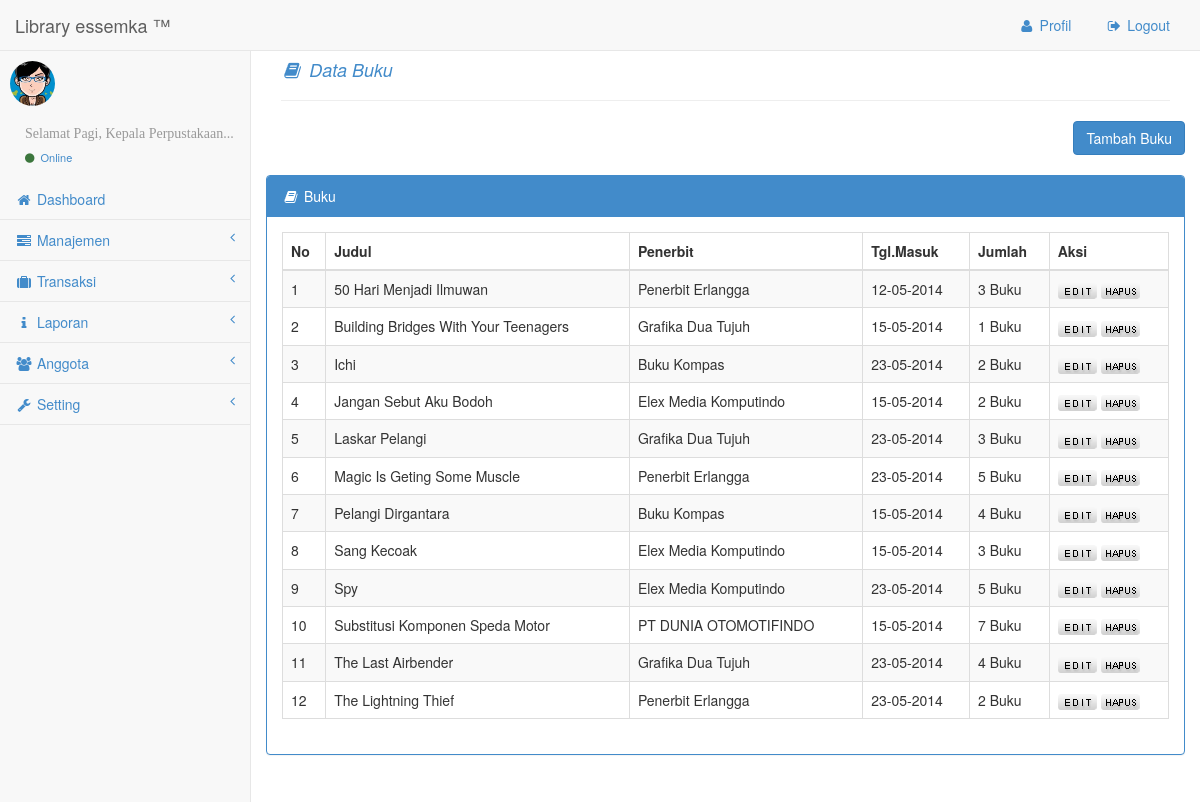
The page /administrator/media.php?module=buku (signed in) on the database its author committed.
### tables this page shows
CREATE TABLE IF NOT EXISTS `buku` (
  `id_buku` int(5) NOT NULL AUTO_INCREMENT,
  `id_kategori` int(5) NOT NULL,
  `id_penerbit` int(5) NOT NULL,
  `judul` varchar(100) NOT NULL,
  `isbn` varchar(25) NOT NULL,
  `jumlah_buku` int(5) NOT NULL,
  `deskripsi` text NOT NULL,
  `penulis` varchar(50) NOT NULL,
  `jumlah_tempo` int(5) NOT NULL,
  `tgl_masuk` varchar(10) NOT NULL,
  `tahun_terbit` varchar(4) NOT NULL,
  `dipinjam` int(5) NOT NULL,
  `gambar` varchar(100) NOT NULL,
  PRIMARY KEY (`id_buku`)
);

CREATE TABLE IF NOT EXISTS `penerbit` (
  `id_penerbit` int(5) NOT NULL AUTO_INCREMENT,
  `nama_penerbit` varchar(50) NOT NULL,
  `alamat` text NOT NULL,
  `email` varchar(20) NOT NULL,
  `aktif` enum('Y','N') NOT NULL DEFAULT 'Y',
  PRIMARY KEY (`id_penerbit`)
);

### administrator/modul/mod_buku/buku.php (the view, shortened to what this page needs)
<?php
 if (empty($_SESSION['username']) AND empty($_SESSION['passuser'])){
  echo "<link href='style.css' rel='stylesheet' type='text/css'>
 <center>Untuk mengakses modul, Anda harus login <br>";
  echo "<a href=../../index.php><b>LOGIN</b></a></center>";
}
else{
$aksi="modul/mod_buku/aksi_buku.php";
switch($_GET[act]){
  default:
   $tampil = mysql_query("SELECT A.id_buku, B.nama_penerbit, A.judul, A.penulis, A.tgl_masuk, A.jumlah_buku FROM buku A, penerbit B WHERE A.id_penerbit=B.id_penerbit ORDER BY A.judul");
    echo "<div class='row'>
 <div class='col-lg-12'>
<h4><p class='text-primary'><em><i class='fa fa-book fa-fw'></i> Data Buku</em></p></h4><hr>
 </div><br />
<div class='row'>
<div class='col-lg-12'>
<div align='right'> <button type='button' class='btn  btn-primary' onclick=\"window.location.href='?module=buku&act=tambahbuku';\">Tambah Buku</button></div><br />
<div class='panel panel-primary'>
<div class='panel-heading'>
 <i class='fa fa-book fa-fw'></i> Buku
</div>
<div class='panel-body'>
<div class='table-responsive'>
 <table class='table table-striped table-bordered table-hover' id='dataTables-example'>
<thead>
                    <tr>
                    <th>No</th>
                    <th>Judul</th>
                    <th>Penerbit</th>
                    <th>Tgl.Masuk</th>
                    <th>Jumlah</th>
                    <th>Aksi</th>
                    </tr>
</thead>
<tbody>";
   $no=1;
    while ($r=mysql_fetch_array($tampil)){
       echo "<tr>
                 <td>$no</td>
                 <td>$r[judul]</td>
                 <td>$r[nama_penerbit]</td>
                 <td>$r[tgl_masuk]</td>
                 <td>$r[jumlah_buku] Buku</td>
             <td><a href=?module=buku&act=editbuku&id=$r[id_buku]><img src='img/edit.png' border='0' title='edit' /></a>
		                <a href='$aksi?module=buku&act=hapus&id=$r[id_buku]&namafile=$r[gambar]'><img src='img/del.png' border='0' title='edit' /></a></td>
		        </tr>";
              $no++;
    }
    echo "</tbody></table></div></div></div></div>";
    break;
}
}
?>

### administrator/media.php (shortened to what this page needs)
<?php
if($_SESSION[login]==0){
  header('location:logout.php');
}
else{
if (empty($_SESSION['username']) AND empty($_SESSION['passuser']) AND $_SESSION['login']==0){
  echo "<link href='style.css' rel='stylesheet' type='text/css'>
 <center>Untuk mengakses modul, Anda harus login <br>";
  echo "<a href=index.php><b>LOGIN</b></a></center>";
}
else{
?>
<!DOCTYPE html>
<html>
<head>
    <link href="css/bootstrap.min.css" rel="stylesheet">
    <link href="font-awesome/css/font-awesome.css" rel="stylesheet">
    <link href="css/timeline.css" rel="stylesheet">
    <link href="css/sb-admin.css" rel="stylesheet">
</head>
<body>
    <div id="wrapper">
        <nav class="navbar navbar-default navbar-fixed-top" role="navigation" style="margin-bottom: 0">
            <div class="navbar-header">
                <a class="navbar-brand" href="?module=home">Library essemka &trade;</a>
            </div>
            <ul class="nav navbar-top-links navbar-right">
                <li class="dropdown">
                    <a href="?module=pegawai">
                        <i class="fa fa-user fa-fw"></i> Profil
                    </a>
                </li>
                <li class="dropdown">
                    <a href="logout.php">
                        <i class="fa fa-sign-out fa-fw"></i> Logout
                    </a>
                </li>
</ul>
            <div class="navbar-default navbar-static-side" role="navigation">
                <div class="sidebar-collapse">
                    <ul class="nav" id="side-menu">
<div class="user-panel">
<div class="pull-left image">
<img src="img/avatar.jpg" class="img-circle" alt="User Image" />
</div>
<div class="pull-left info"><br />
<p class="text-muted"> <?php echo "<i class='fa text-succes'> <SCRIPT language=JavaScript>var d = new Date();
            var h = d.getHours();
            if (h < 11) { document.write('Selamat Pagi,  $_SESSION[namalengkap]...'); }
            else { if (h < 15) { document.write('Selamat Siang, $_SESSION[namalengkap]...'); }
            else { if (h < 19) { document.write('Selamat Sore, $_SESSION[namalengkap]...'); }
            else { if (h <= 23) { document.write('Selamat Malam,  $_SESSION[namalengkap]...'); }
            }}}</SCRIPT></i> "; ?></p>
<a href="#"><i class="fa fa-circle text-success"></i> Online</a>
</div>
</div>
                        <li>
                            <a href="?module=home"><i class="fa fa-home fa-fw"></i> Dashboard</a>
                        </li>
                        <li>
                            <a href="#"><i class="fa fa-tasks fa-fw"></i> Manajemen<span class="fa arrow"></span></a>
                        </li>
                        <li>
                            <a href="#"><i class="fa fa-suitcase fa-fw"></i> Transaksi<span class="fa arrow"></span></a>
                        </li>
                        <li>
                            <a href="#"><i class="fa fa-info fa-fw"></i> Laporan<span class="fa arrow"></span></a>
                        </li>
                        <li>
                            <a href="#"><i class="fa fa-users fa-fw"></i> Anggota<span class="fa arrow"></span></a>
                        <li>
                            <a href="#"><i class="fa fa-wrench fa-fw"></i> Setting<span class="fa arrow"></span></a>
                        </li>
                    </ul>
                </div>
            </div>
        </nav>
        <div id="page-wrapper">
         <?php
         include 'page.php';
         ?>
        </div>
    </div>
</body>
</html>
<?php
}
}
?>

### administrator/page.php (shortened to what this page needs)
<!DOCTYPE html PUBLIC "-//W3C//DTD XHTML 1.0 Transitional//EN" "http://www.w3.org/TR/xhtml1/DTD/xhtml1-transitional.dtd">
<html xmlns="http://www.w3.org/1999/xhtml">
<head>
</head>
<body>
<?php
if ($_GET['module']=='home')
{
include "home.php";
}
else
if ($_GET['module']=='pengembalian')
{
include "modul/mod_kembali/kembalikan.php";
}
else
if ($_GET['module']=='perkelas')
{
include "modul/mod_anggota/perkelas.php";
}
else
if ($_GET['module']=='blacklist')
{
include "modul/mod_laporan/blacklist.php";
}
else
if ($_GET['module']=='kelas')
{
include "modul/mod_kelas/kelas.php";
}
else
if ($_GET['module']=='modul')
{
include "modul/mod_modul/modul.php";
}
else
if ($_GET['module']=='pegawai')
{
include "modul/mod_pegawai/pegawai.php";
}
else
if ($_GET['module']=='buku')
{
include "modul/mod_buku/buku.php";
}
?>
</body>
</html>

### administrator/css/sb-admin.css (style rules this page uses)
body { padding-top: 100px; background-color: #f8f8f8; }
@media (min-width:768px) { body { padding-top: 50px; } }
#wrapper { width: 100%; }
#page-wrapper { padding: 0 15px; min-height: 568px; background-color: #fff; }
@media (min-width:768px) { #page-wrapper { position: inherit; margin: 0 0 0 250px; padding: 0 30px; min-height: 1300px; border-left: 1px solid #e7e7e7; } }
.navbar-top-links li { display: inline-block; }
.navbar-top-links li:last-child { margin-right: 15px; }
.navbar-top-links li a { padding: 15px; min-height: 50px; }
.navbar-static-side ul li { border-bottom: 1px solid #e7e7e7; }
.arrow { float: right; }
.fa.arrow:before { content: "\f104"; }
@media (min-width:768px) { .navbar-static-side { z-index: 1; position: absolute; width: 250px; margin-top: 51px; } }

### rows shown on the page
buku: judul "50 Hari Menjadi Ilmuwan", id_penerbit.nama_penerbit "Penerbit Erlangga", tgl_masuk "12-05-2014", jumlah_buku "3"
buku: judul "Building Bridges With Your Teenagers", id_penerbit.nama_penerbit "Grafika Dua Tujuh", tgl_masuk "15-05-2014", jumlah_buku "1"
buku: judul "Ichi", id_penerbit.nama_penerbit "Buku Kompas", tgl_masuk "23-05-2014", jumlah_buku "2"
buku: judul "Jangan Sebut Aku Bodoh", id_penerbit.nama_penerbit "Elex Media Komputindo", tgl_masuk "15-05-2014", jumlah_buku "2"
buku: judul "Laskar Pelangi", id_penerbit.nama_penerbit "Grafika Dua Tujuh", tgl_masuk "23-05-2014", jumlah_buku "3"
buku: judul "Magic Is Geting Some Muscle", id_penerbit.nama_penerbit "Penerbit Erlangga", tgl_masuk "23-05-2014", jumlah_buku "5"
buku: judul "Pelangi Dirgantara", id_penerbit.nama_penerbit "Buku Kompas", tgl_masuk "15-05-2014", jumlah_buku "4"
buku: judul "Sang Kecoak", id_penerbit.nama_penerbit "Elex Media Komputindo", tgl_masuk "15-05-2014", jumlah_buku "3"
buku: judul "Spy", id_penerbit.nama_penerbit "Elex Media Komputindo", tgl_masuk "23-05-2014", jumlah_buku "5"
buku: judul "Substitusi Komponen Speda Motor", id_penerbit.nama_penerbit "PT DUNIA OTOMOTIFINDO", tgl_masuk "15-05-2014", jumlah_buku "7"
buku: judul "The Last Airbender", id_penerbit.nama_penerbit "Grafika Dua Tujuh", tgl_masuk "23-05-2014", jumlah_buku "4"
buku: judul "The Lightning Thief", id_penerbit.nama_penerbit "Penerbit Erlangga", tgl_masuk "23-05-2014", jumlah_buku "2"
